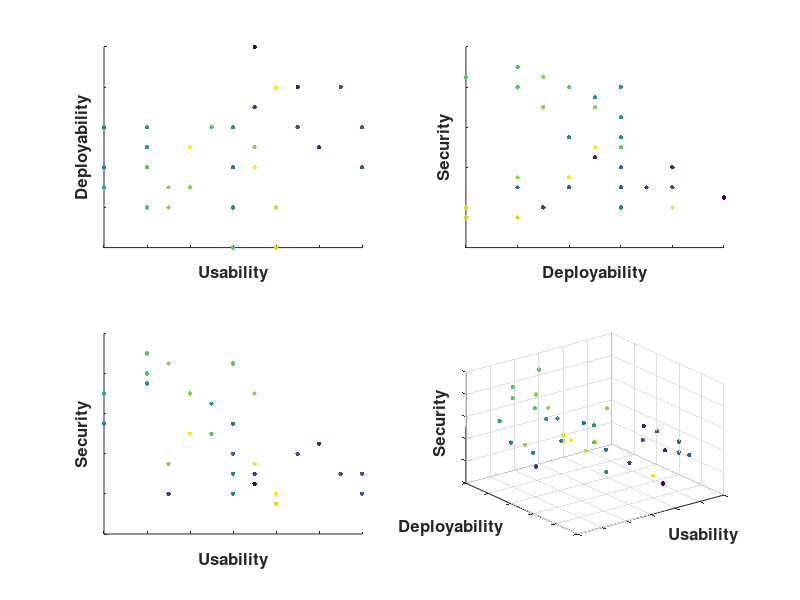

The MATLAB script that drew this image: (Note: this script raises an error after producing the figure.)
data = csvread("SummaryData.csv");
name = textread("CategoryTitles.csv", "%s", "delimiter", ",");
fontsize = 12;
fontsizeaxis = 12;

usability = data(:,2);
deployability = data(:,3);
security = data(:,4);
category = data(:,1);

#h = figure
subplot(2,2,4);
scatter3(usability, deployability, security, 10, category, "filled");
xlabel ("Usability", "fontsize", fontsize, "fontweight", "bold");
axis("ij");
ylabel ("Deployability", "fontsize", fontsize, "fontweight", "bold");
zlabel ("Security", "fontsize", fontsize, "fontweight", "bold");
axis("nolabel");

subplot(2,2,1);
scatter(usability, deployability, 10, category, "filled");
xlabel ("Usability", "fontsize", fontsize, "fontweight", "bold");
ylabel ("Deployability", "fontsize", fontsize, "fontweight", "bold");
axis("nolabel");

subplot(2,2,2);
scatter(deployability, security, 10, category, "filled");
xlabel ("Deployability", "fontsize", fontsize, "fontweight", "bold");
ylabel ("Security", "fontsize", fontsize, "fontweight", "bold");
axis("nolabel");

subplot(2,2,3);
scatter(usability, security, 10, category, "filled");
xlabel ("Usability", "fontsize", fontsize, "fontweight", "bold");
ylabel ("Security", "fontsize", fontsize, "fontweight", "bold");
axis("nolabel");

subplot(2,2,4);
[~, I] = unique(category); %
p = findobj(gca,'Type','Patch');
I = flipud(I);
legend(p(I),name, "location", "northeast", "orientation", "vertical");

annotation("textbox", [.12 .545 .3 .3], "String", "Low", "linestyle", "none", "fontsize", fontsizeaxis);
annotation("textbox", [.445 .545 .3 .3], "String", "High", "linestyle", "none", "fontsize", fontsizeaxis);
annotation("textbox", [.10 .57 .3 .3], "String", "Low", "linestyle", "none", "fontsize", fontsizeaxis);
annotation("textbox", [.10 .912 .3 .3], "String", "High", "linestyle", "none", "fontsize", fontsizeaxis);

annotation("textbox", [.57 .545 .3 .3], "String", "Low", "linestyle", "none", "fontsize", fontsizeaxis);
annotation("textbox", [.895 .545 .3 .3], "String", "High", "linestyle", "none", "fontsize", fontsizeaxis);
annotation("textbox", [.55 .57 .3 .3], "String", "Low", "linestyle", "none", "fontsize", fontsizeaxis);
annotation("textbox", [.55 .912 .3 .3], "String", "High", "linestyle", "none", "fontsize", fontsizeaxis);

annotation("textbox", [.12 .085 .3 .3], "String", "Low", "linestyle", "none", "fontsize", fontsizeaxis);
annotation("textbox", [.445 .085 .3 .3], "String", "High", "linestyle", "none", "fontsize", fontsizeaxis);
annotation("textbox", [.10 .11 .3 .3], "String", "Low", "linestyle", "none", "fontsize", fontsizeaxis);
annotation("textbox", [.10 .452 .3 .3], "String", "High", "linestyle", "none", "fontsize", fontsizeaxis);

annotation("textbox", [.55 .18 .3 .3], "String", "Low", "linestyle", "none", "fontsize", fontsizeaxis);
annotation("textbox", [.55 .382 .3 .3], "String", "High", "linestyle", "none", "fontsize", fontsizeaxis);
annotation("textbox", [.69 .09 .3 .3], "String", "High", "linestyle", "none", "fontsize", fontsizeaxis);
annotation("textbox", [.72 .08 .3 .3], "String", "Low", "linestyle", "none", "fontsize", fontsizeaxis);
annotation("textbox", [.902 .15 .3 .3], "String", "High", "linestyle", "none", "fontsize", fontsizeaxis);

